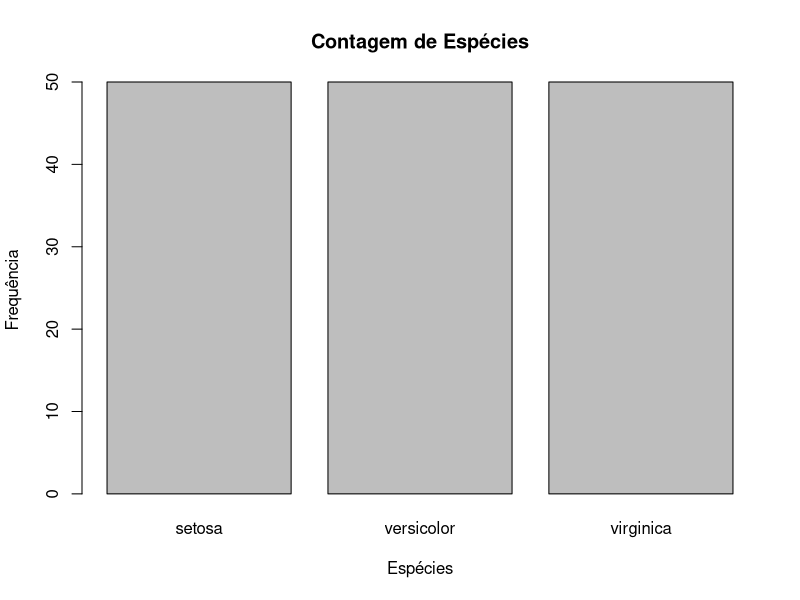
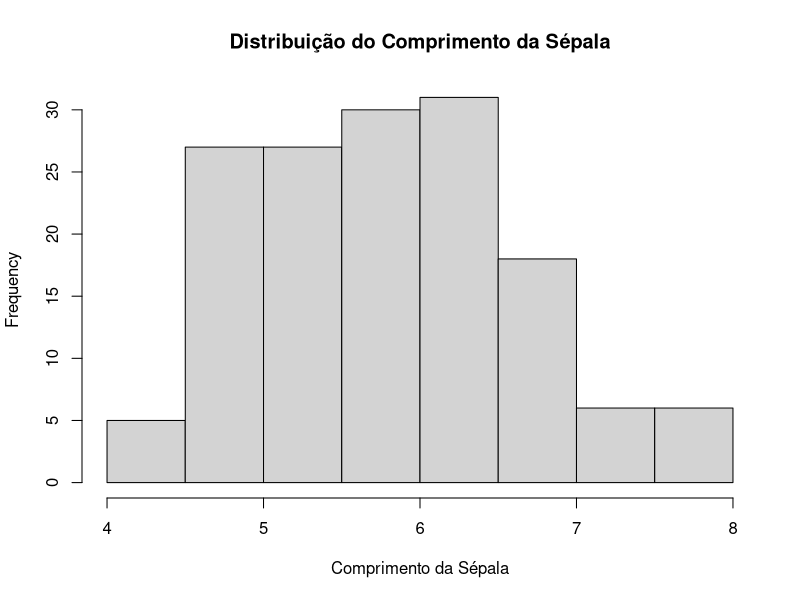
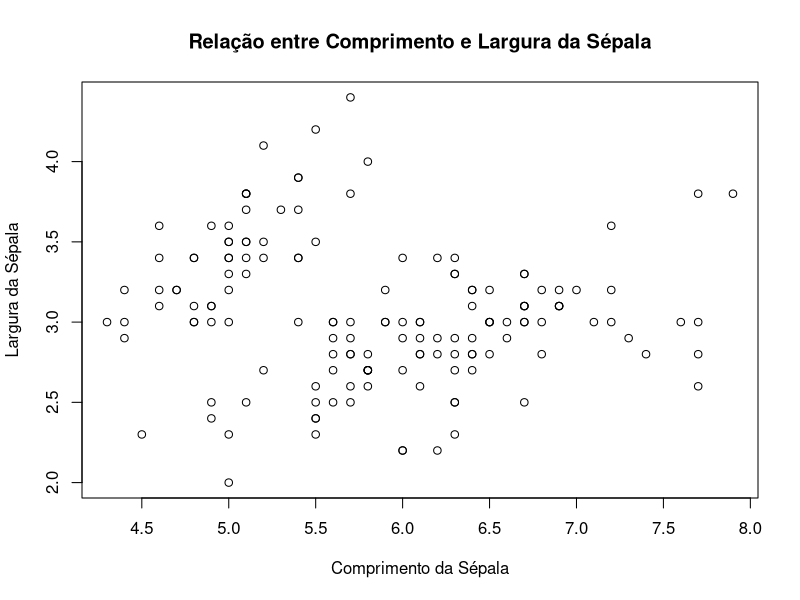
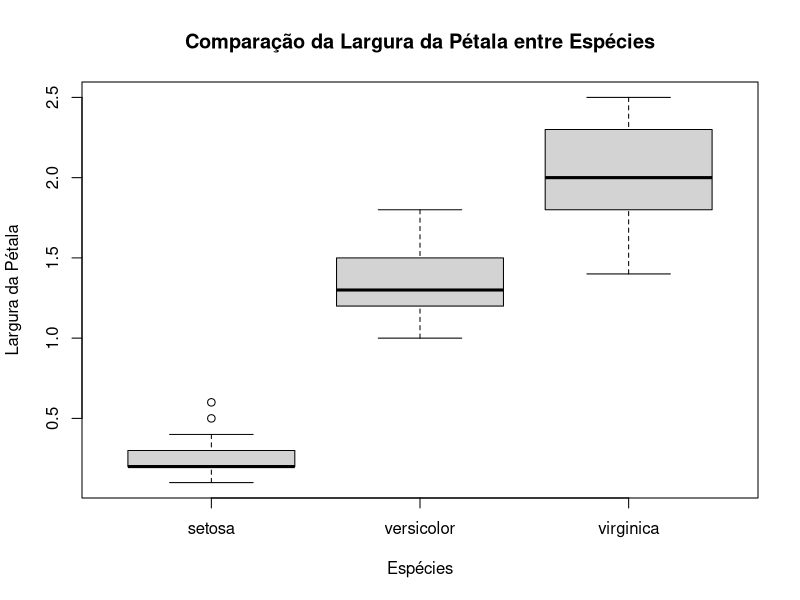
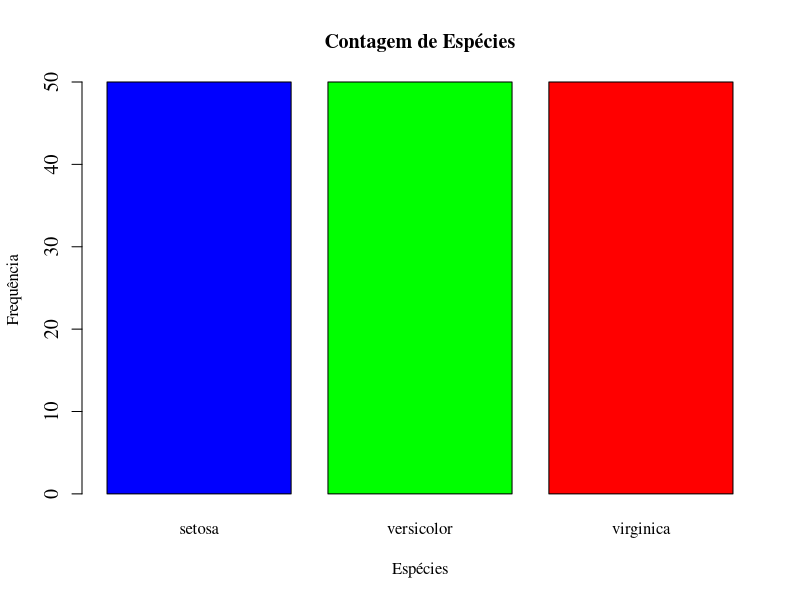
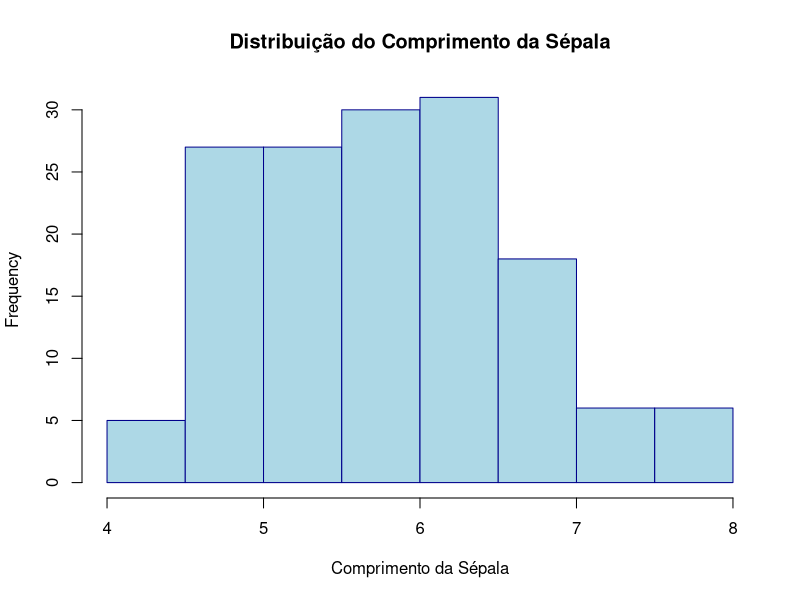
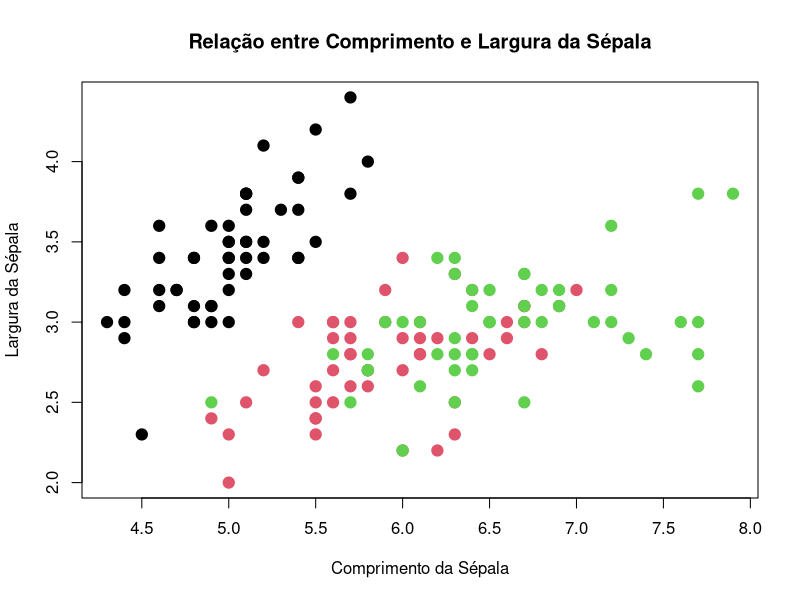
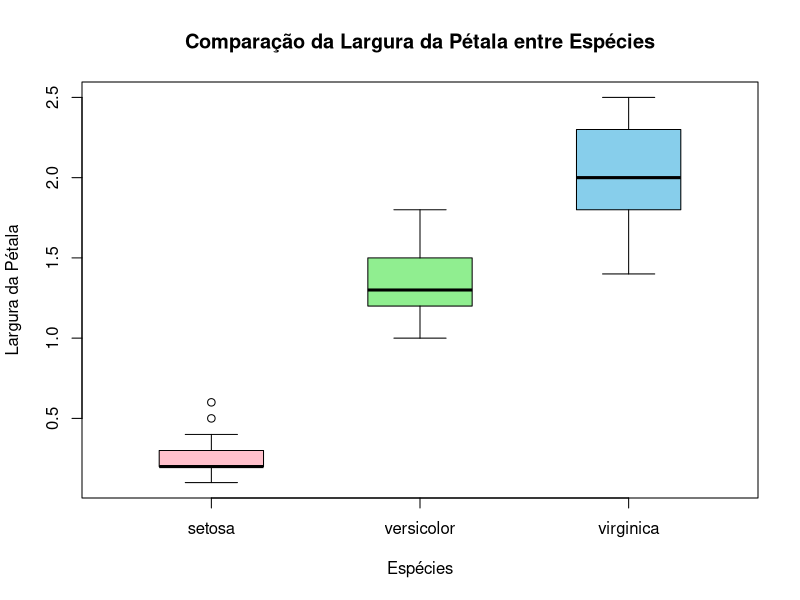

Write R code to recreate these figures, in order.
#########################################################################
#Tutorial para uso das funções nativas do R para a visualização de dados#
#########################################################################

# Carregando o conjunto de dados iris (interno do R)
data(iris)

# Visualizando as primeiras linhas do dataset
head(iris)

# Gráfico de barras: Contagem de espécies
barplot(table(iris$Species),
        main = "Contagem de Espécies",
        xlab = "Espécies",
        ylab = "Frequência")

# Histograma: Distribuição do comprimento da sépala
hist(iris$Sepal.Length,
     main = "Distribuição do Comprimento da Sépala",
     xlab = "Comprimento da Sépala")

# Gráfico de dispersão: Relação entre comprimento e largura da sépala
plot(iris$Sepal.Length, iris$Sepal.Width,
     main = "Relação entre Comprimento e Largura da Sépala",
     xlab = "Comprimento da Sépala",
     ylab = "Largura da Sépala")

# Boxplot: Comparação da largura da pétala entre as espécies
boxplot(Petal.Width ~ Species, data = iris,
        main = "Comparação da Largura da Pétala entre Espécies",
        xlab = "Espécies",
        ylab = "Largura da Pétala")

# Carregando o dataset iris
data(iris)

# Gráfico de barras com cores personalizadas e fonte diferente
barplot(table(iris$Species),
        main = "Contagem de Espécies",
        xlab = "Espécies",
        ylab = "Frequência",
        col = c("blue", "green", "red"),  # Cores personalizadas
        cex.axis = 1.2,                 # Aumenta o tamanho do texto dos eixos
        family = "serif")               # Utiliza fonte serif

# Histograma com cor de preenchimento e contorno
hist(iris$Sepal.Length,
     main = "Distribuição do Comprimento da Sépala",
     xlab = "Comprimento da Sépala",
     col = "lightblue",                # Cor de preenchimento
     border = "darkblue")              # Cor do contorno

# Gráfico de dispersão com pontos coloridos e tamanhos diferentes
plot(iris$Sepal.Length, iris$Sepal.Width,
     main = "Relação entre Comprimento e Largura da Sépala",
     xlab = "Comprimento da Sépala",
     ylab = "Largura da Sépala",
     col = iris$Species,              # Cor dos pontos de acordo com a espécie
     pch = 19,                      # Pontos sólidos
     cex = 1.5)                     # Aumenta o tamanho dos pontos

# Boxplot com cores personalizadas e linhas mais grossas
boxplot(Petal.Width ~ Species, data = iris,
        main = "Comparação da Largura da Pétala entre Espécies",
        xlab = "Espécies",
        ylab = "Largura da Pétala",
        col = c("pink", "lightgreen", "skyblue"),
        whisklty = 1.5,                # Aumenta o comprimento das linhas dos bigodes
        boxwex = 0.5)                 # Diminui a largura das caixas
